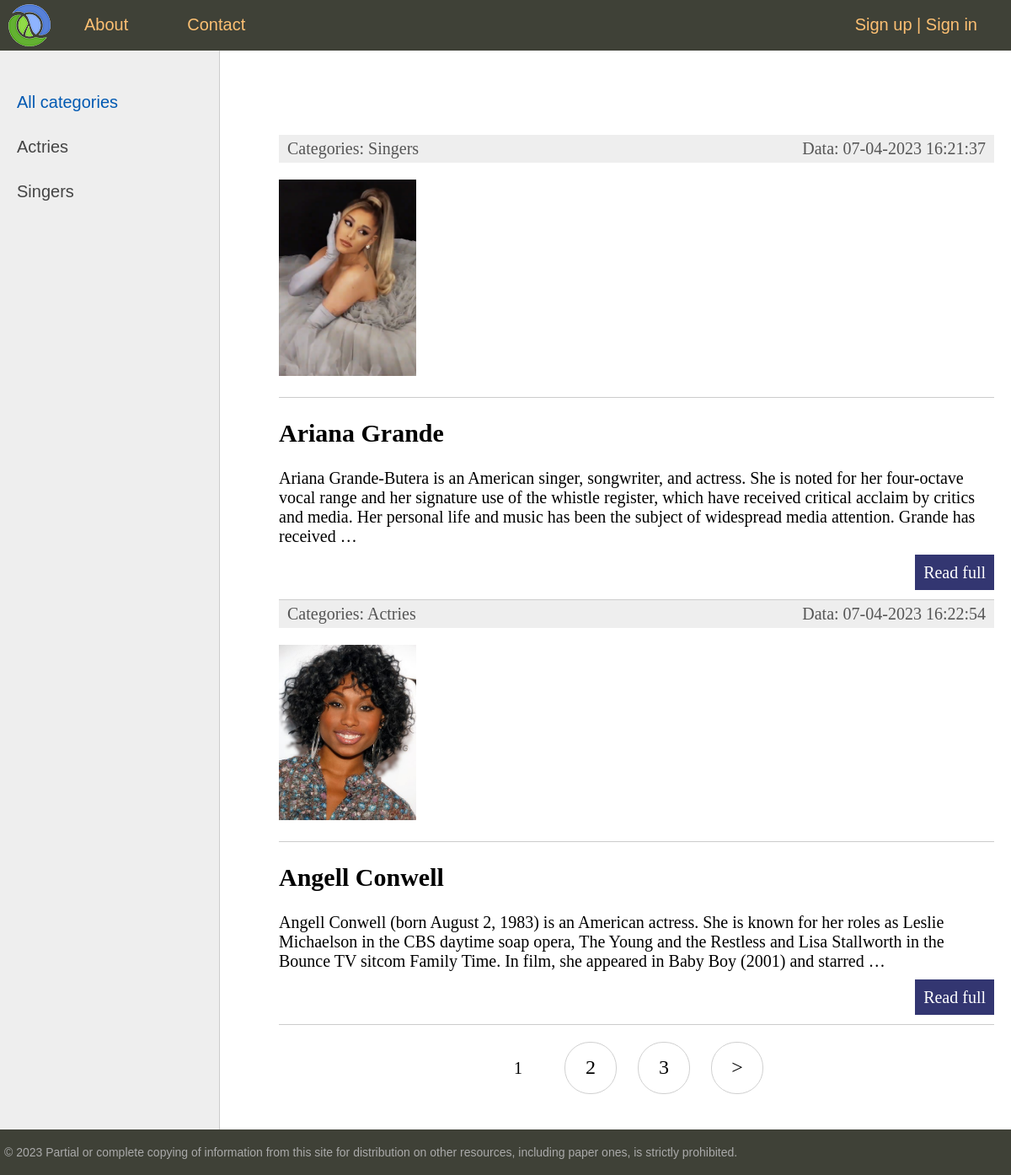
The page / on the database its author committed.
### women/models.py (models this page shows, shortened)
class Category(models.Model):
    name = models.CharField(max_length=100, db_index=True)
    slug = models.SlugField(max_length=255, unique=True, db_index=True, verbose_name="URL")
    def __str__(self):
        return self.name
    def get_absolute_url(self):
        return reverse('category', kwargs={'cat_slug': self.slug})
    class Meta:
        verbose_name = 'Category'
        verbose_name_plural = 'Categories'
        ordering = ['id']

class Women(models.Model):
    title = models.CharField(max_length=255)
    slug = models.SlugField(max_length=255, unique=True, db_index=True, verbose_name="URL")
    content = models.TextField(blank=True)
    photo = models.ImageField(upload_to="photos/%Y/%m/%d/")
    time_create = models.DateTimeField(auto_now_add=True)
    time_update = models.DateTimeField(auto_now=True)
    is_published = models.BooleanField(default=True)
    cat = models.ForeignKey('Category', on_delete=models.PROTECT)
    def get_absolute_url(self):
        return reverse('post', kwargs={'post_slug': self.slug})
    class Meta:
        verbose_name = 'Famous women'
        verbose_name_plural = 'Famous women'
        ordering = ['id']

### women/views.py (the view)
# urls.py: path('', WomenHome.as_view(), name='home'),
class WomenHome(DataMixin, ListView):
    model = Women
    template_name = 'women/index.html'
    context_object_name = 'posts'
    def get_context_data(self, *, object_list=None, **kwargs):
        context = super().get_context_data(**kwargs)
        c_def = self.get_user_data(title='Main Page')
        return dict(list(context.items()) + list(c_def.items()))
    def get_queryset(self):
        return Women.objects.filter(is_published=True).select_related('cat')

### women/utils.py (called while the page is built)
    def get_user_data(self, **kwargs):
        context = kwargs
        cats = Category.objects.annotate(Count('women'))
        user_menu = menu.copy()
        if not self.request.user.is_authenticated:
            user_menu.pop(1)
        context['menu'] = user_menu
        context['cats'] = cats
        if 'cat_selected' not in context:
            context['cat_selected'] = 0
        return context

### women/templates/women/index.html (shortened to what this page needs)
{% extends 'women/base.html' %}
{% block content %}
<ul class="list-articles">
    {% for p in posts %}
        <li><div class="article-panel">
	<p class="first">Categories: {{p.cat}}</p>
	<p class="last">Data: {{p.time_update|date:"d-m-Y H:i:s"}}</p>
            </div>
        {% if p.photo %}
            <p><img height="310px" width="163px" src="{{ p.photo.url }}"></p>
        {% endif %}
        <li><h2>{{ p.title }}</h2>
        <p>{{ p.content|truncatewords:50|linebreaks }}</p>
        <p class="link-read-post"><a href="{{ p.get_absolute_url }}">Read full</a></p>
        </li>
    {% endfor %}
</ul>
{% endblock %}

### women/templates/women/base.html (shortened to what this page needs)
{% load static %}
{% load women_tags %}
<!DOCTYPE html>
<html lang="en">
<head>
    <link type="text/css" href="{% static 'women/css/styles.css' %}" rel="stylesheet" />
</head>
<body>
{% block mainmenu %}
		<div class="header">
			<ul id="mainmenu" class="mainmenu">
			<li class="logo"><a href="{% url 'home' %}"><div class="logo"></div></a></li>
{% for m in menu %}
			<li><a href="{% url m.url_name %}">{{m.title}}</a></li>
{% endfor %}
            {% if request.user.is_authenticated %}
            <li class="last">{{ user.username }} | <a href="{% url 'logout' %}">Logout</a></li>
            {% else %}
            <li class="last"><a href="{% url 'sign_up' %}">Sign up</a> | <a href="{% url 'sign_in' %}">Sign in</a></li>
            {% endif %}
			</ul>
		</div>
{% endblock mainmenu %}
<table class="table-content" border=0 cellpadding="0" cellspacing="0">
<tr>
	<td valign="top" class="left-chapters">
	<ul id="leftchapters">
{% if cat_selected == 0 %}
		<li class="selected">All categories</li>
{% else %}
		<li><a href="{% url 'home' %}">All categories</a></li>
{% endif %}
{% for c in cats %}
{% if c.women__count > 0 %}
    {% if c.pk == cat_selected %}
        <li class="selected">{{ c.name }}</li>
    {% else %}
        <li><a href="{{ c.get_absolute_url }}">{{ c.name }}</a></li>
    {% endif %}
{% endif %}
{% endfor %}
	</ul>
</td>
<td valign="top" class="content">
	<div class="content-text">
{% block content %}
{% endblock %}
{% if page_obj.has_other_pages %}
<nav class="list-pages">
    <ul>
        {% for p in paginator.page_range %}
        {% if page_obj.number == p %}
        <li class="page-num page-num-selected">{{ p }}</li>
        {% elif p >= page_obj.number|add:-2 and p <= page_obj.number|add:2 %}
        <li class="page-num">
            <a href="?page={{ p }}">{{ p }}</a>
        </li>
        {% endif %}
        {% endfor %}
        {% if page_obj.has_next %}
        <li class="page-num">
        <a href="?page={{ page_obj.next_page_number }}">&gt;</a>
        </li>
        {% endif %}
    </ul>
</nav>
{% endif %}
	</div>
</td></tr></table>
<tr><td valign=top>
	<div id="footer">
		<p>&copy; 2023 Partial or complete copying of information from this site for distribution on other resources, including paper ones, is strictly prohibited.</p>
	</div>
</td></tr>
</body>
</html>

### women/static/women/css/styles.css (style rules this page uses)
html, body { font-family: 'Arial'; margin: 0; padding: 0; height: 100%; width: 100%; color: #444; }
a { color: #0059b2; text-decoration: none; }
img { max-width: 600px; height: auto; }
p.link-read-post { text-align: right; }
p.link-read-post a { padding: 10px; min-width: 100px; background: #333671; color: #fff; text-decoration: none; }
div.article-panel { background: #eee; padding: 5px 10px 5px 10px; box-sizing: border-box; overflow: hidden; color: #555; }
div.article-panel p.first { margin: 0; float: left; }
div.article-panel p.last { margin: 0; float: right; }
ul.list-articles { list-style: none; margin: 0; padding: 0; }
ul.list-articles li { border-bottom: 1px solid #ccc; }
.header { background: #3F4137; height: 60px; }
.logo { background: url('../images/logo.png') no-repeat 10px 5px; width: 70px; height: 60px; }
ul.mainmenu { list-style: none; margin: 0; padding: 0; height: 60px; color: #fdc073; font-size: 20px; overflow: hidden; }
ul.mainmenu li { float: left; margin: 18px 40px 0 30px; }
ul.mainmenu li.logo { margin: 0; }
ul.mainmenu li.last { float: right; }
ul.mainmenu li a { color: #fdc073; text-decoration: none; }
.table-content { width: 100%; min-height: 100%; height: 100%; }
.left-chapters { margin: 0; background: #eee; border-right: 1px solid #ccc; min-height: 100%; }
.left-chapters ul { width: 230px; min-height: 100%; margin: 0; padding: 20px 10px 10px 20px; list-style: none; font-size: 20px; }
.left-chapters ul li { margin: 30px 0 0 0; color: #999; }
.left-chapters ul li.selected { color: #0059b2; }
.left-chapters ul li a { color: #444; text-decoration: none; }
.content { padding: 40px 20px 20px 40px; width: 100%; box-sizing: border-box; }
.content-text { margin: 60px 0 0 30px; color: #000; font-size: 20px; font-family: Yandex Sans Display Light; }
#footer { box-sizing: border-box; background: #3F4137; padding: 5px; color: #aaa; font-size: 14px; font-family: Verdana, Geneva, Arial, Helvetica; text-align: left; overflow: hidden; }
.list-pages { text-align: center; margin: 0 0 20px 0; }
.list-pages ul { margin: 20px 0 0 0; padding: 0; list-style: none; }
.list-pages ul li { display: inline-block; margin: 0 20px 0 0; }
.list-pages a { color: #000; font-size: 24px; text-decoration: none; }
.list-pages .page-num, .page-num-selected { display: inline-block; width: 60px; height: 44px; padding: 16px 0 0 0; border: 1px solid #d0d0d0; border-radius: 30px; }
.list-pages .page-num-selected { border: none; color: #000; font-size: 20px; }

### rows shown on the page
Category: name "Actries"
Category: name "Singers"
Women: cat "Singers", time_update "07-04-2023 16:21:37", photo (picture), title "Ariana Grande", content "Ariana Grande-Butera is an American singer, songwriter, and actress. She is noted for her four-octave vocal range and her signature use of the whistle register, which have received critical acclaim by critics and media. Her personal life and music has been the subject of widespread media attention. Grande has received …"
Women: cat "Actries", time_update "07-04-2023 16:22:54", photo (picture), title "Angell Conwell", content "Angell Conwell (born August 2, 1983) is an American actress. She is known for her roles as Leslie Michaelson in the CBS daytime soap opera, The Young and the Restless and Lisa Stallworth in the Bounce TV sitcom Family Time. In film, she appeared in Baby Boy (2001) and starred …"

### other values the page prints
{{ m.title }} "About" "Contact"
{{ p }} "1"
{{ p }} "2" "3"
